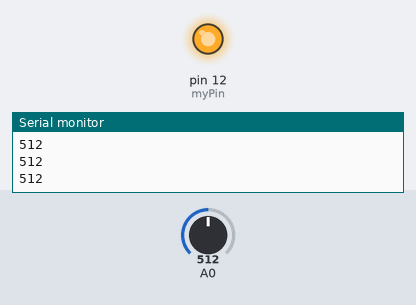
A sketch run on a simulated Arduino Uno, built with avr-gcc and run on an emulated ATmega328P. On the bench: output pins drawn as LEDs (lit = HIGH), the last lines printed to the serial monitor. The test bench sets the inputs (shaded band); at power-on: A0 = 512.

Above: at 1.2 s.
1.3 s: A0 set to 585
2.8 s: A0 set to 615
At 3.3 s:
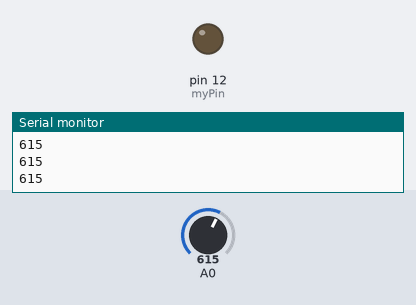
4.3 s: A0 set to 590
At 5.5 s:
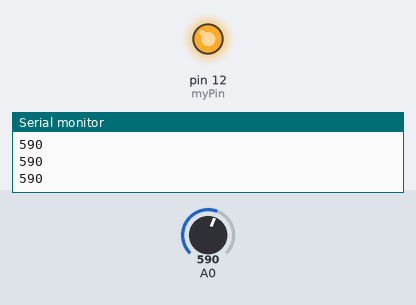
5.8 s: A0 set to 610
At 6.8 s:
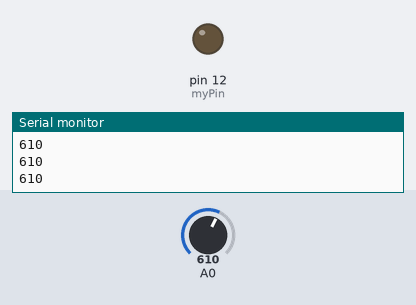
Timing chart, 0 to 8.3 s (numbered marks = the images above; inputs shaded):
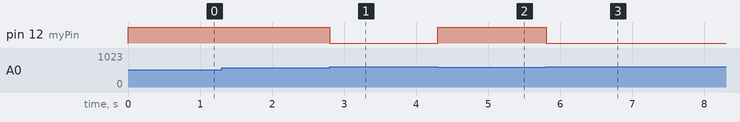

Measured:
- the behaviour switches between 599 and 600 on A0 (found by bisection; images 0 and 1)
- after the input at 2.8 s, pin 12 (myPin): HIGH → LOW at once
- after the input at 4.3 s, pin 12 (myPin): LOW → HIGH at once
- after the input at 5.8 s, pin 12 (myPin): HIGH → LOW at once

The sketch:

fotoReceptor.ino
```cpp
int myPin=12;
void setup()
{
  pinMode(myPin, OUTPUT);
  Serial.begin(9600);
}

void loop()
{
  int v = analogRead(A0);
  if(v<600){
    digitalWrite(myPin, HIGH);
  }else{
    digitalWrite(myPin, LOW);
  }
  Serial.println(v);
}
```
